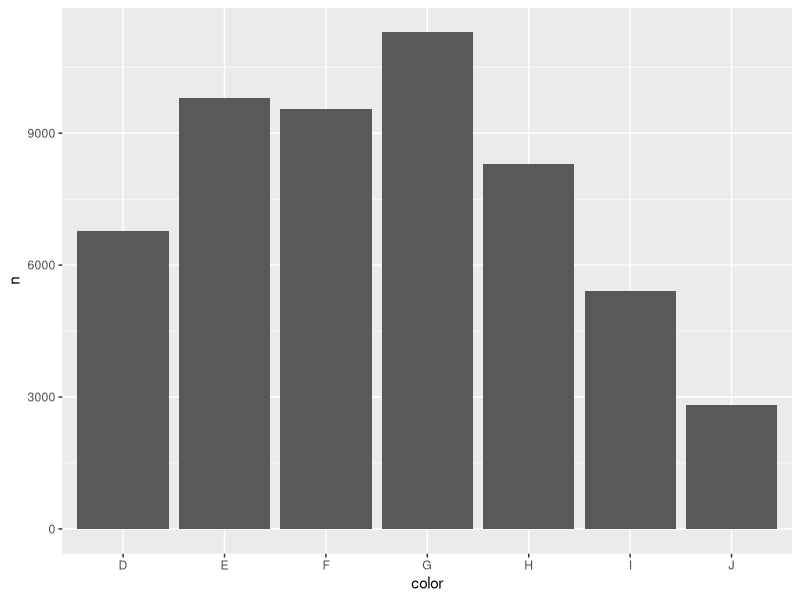
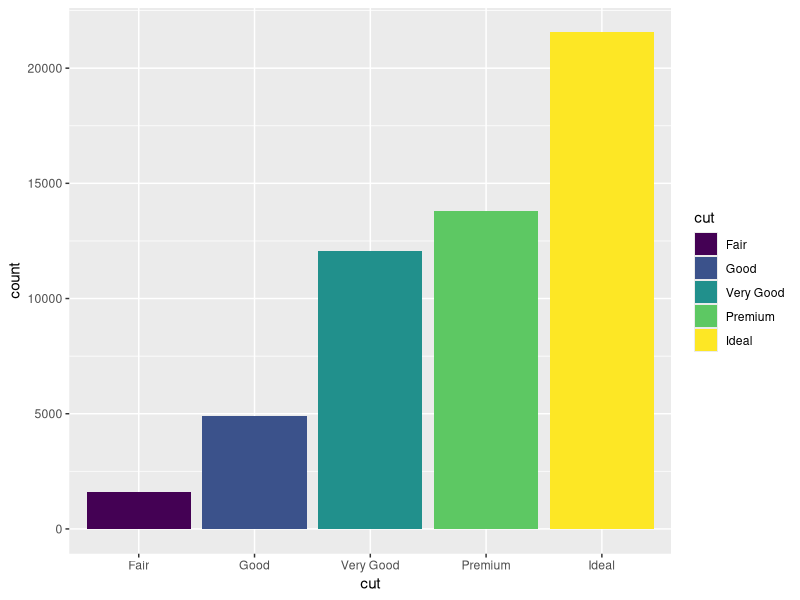
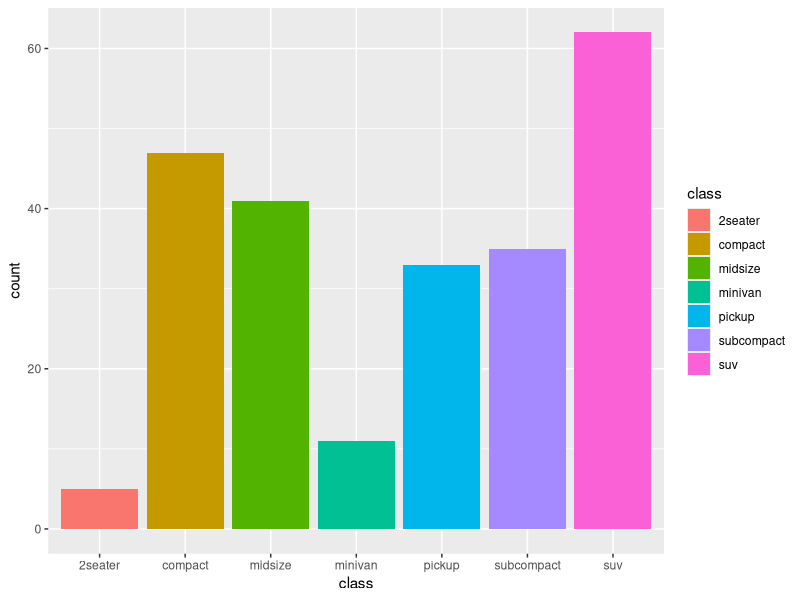
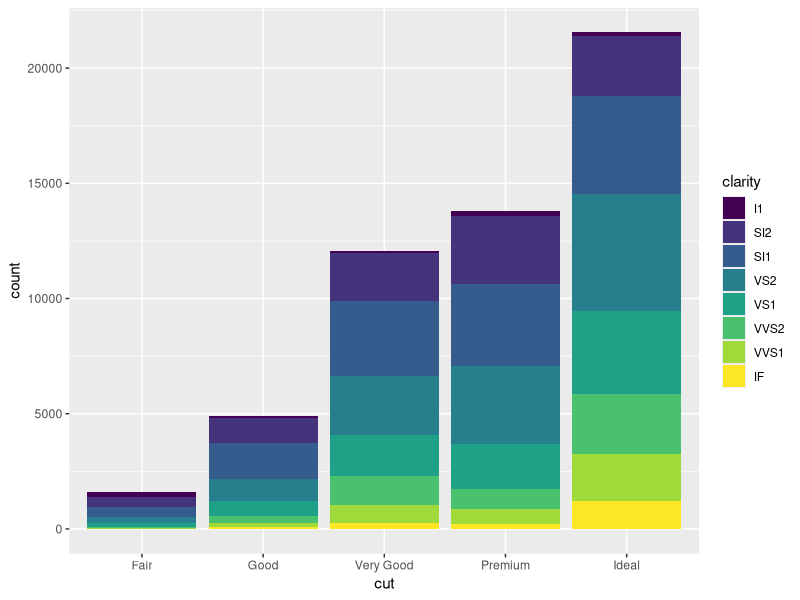
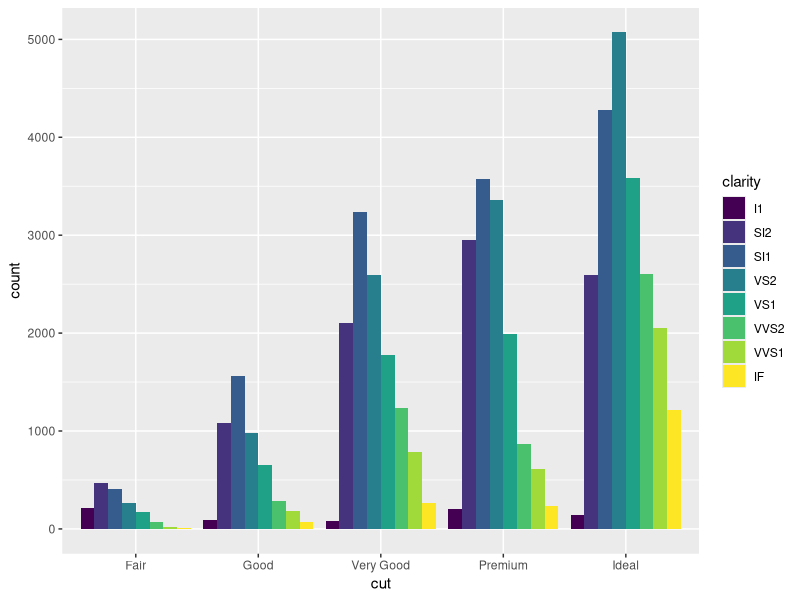
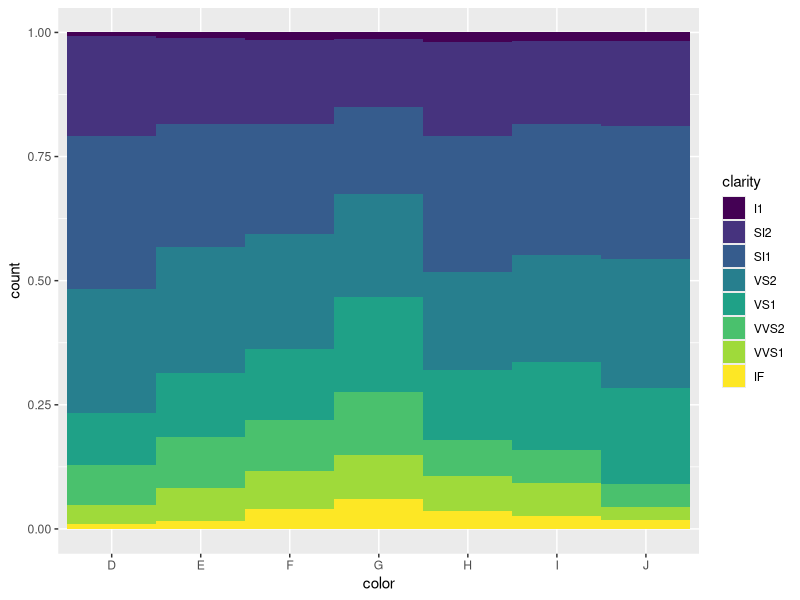
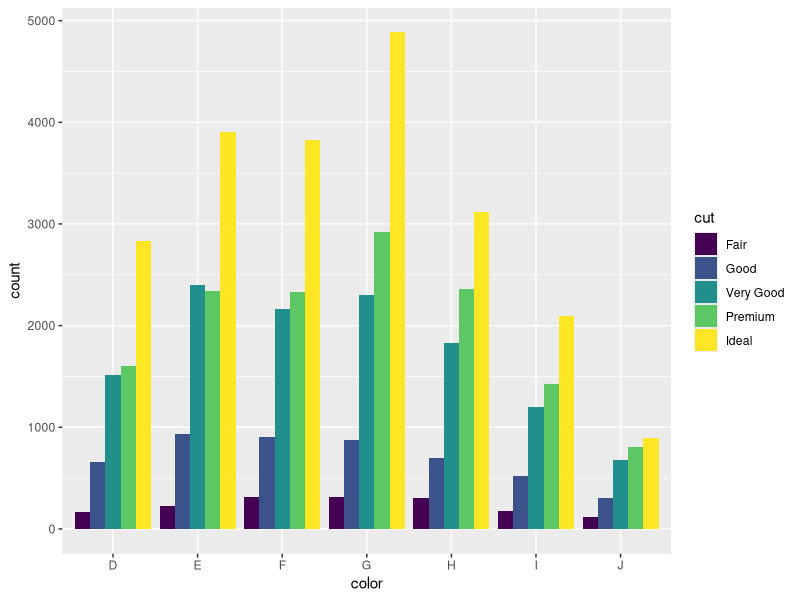
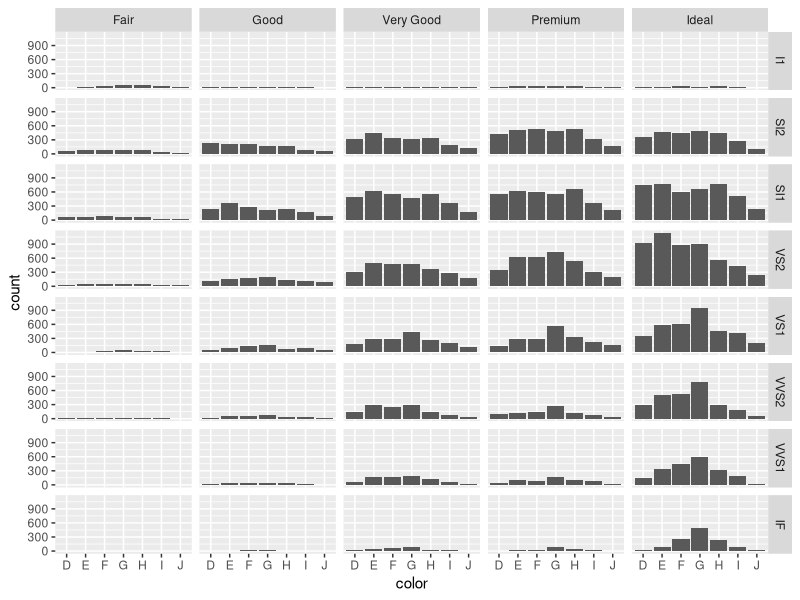

Source code (R) for these figures, in order:
## d09-e-vis-01 reading exercises
## https://rstudio.cloud/learn/primers/3.2

library(tidyverse)

diamonds %>% 
    count(color) %>% 
    ggplot() +
    geom_col(mapping = aes(x = color, y = n))

ggplot(data = diamonds) +
    geom_bar(mapping = aes(x = cut, fill = cut))

mpg %>% 
    ggplot() +
    geom_bar(mapping = aes(x = class, fill = class))

ggplot(data = diamonds) +
    geom_bar(mapping = aes(x = cut, fill = clarity))

ggplot(data = diamonds) +
    geom_bar(mapping = aes(x = cut, fill = clarity), position = "dodge")

diamonds %>% 
    ggplot() + 
    geom_bar(mapping = aes(x = color, fill = clarity), position = "fill", width = 1.0)

diamonds %>% 
    ggplot() + 
    geom_bar(mapping = aes(x = color, fill = cut), position = "dodge")

ggplot(data = diamonds) +
    geom_bar(mapping = aes(x = color)) +
    facet_grid(clarity ~ cut)

ggplot(data = diamonds) +
    geom_bar(mapping = aes(x = color)) +
    facet_grid(. ~ cut)

ggplot(data = diamonds) +
    geom_bar(mapping = aes(x = color)) +
    facet_grid(clarity ~ .)

ggplot(data = diamonds) +
    geom_bar(mapping = aes(x = color, fill = cut), position = "stack") +
    facet_wrap( ~ clarity)

